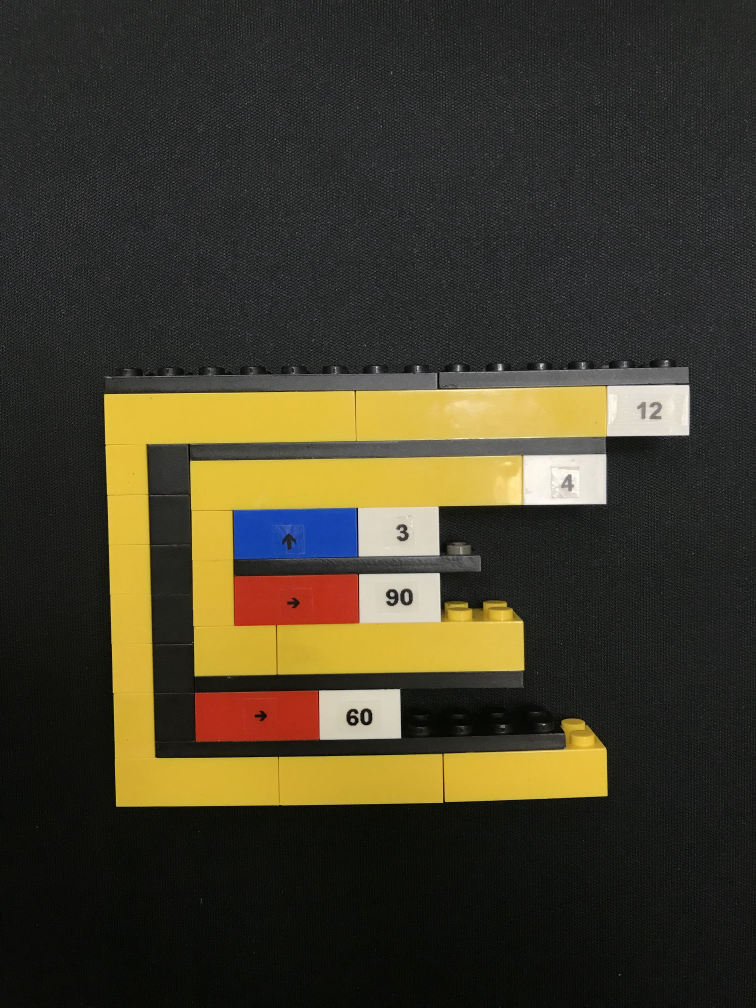
#> input picture positive/alternativementhod/IMG_6138.jpg, 3024 x 4032 px (shown at 1/4 size)
$ python roi.py --image ../IMG_6138.jpg
#> lines starting #> are read from the running program, lines starting #| are printed output that depends on the picture
import numpy as np
import cv2
import argparse

ap = argparse.ArgumentParser()
ap.add_argument("-i", "--image", required=True, help="path to the input image")
args = vars(ap.parse_args())

img = cv2.imread(args["image"])
#> img is the input picture: shape (4032, 3024, 3); mean B, G, R 41.8, 59.4, 65.1

cv2.imshow("block", img[332:381, 269:310])
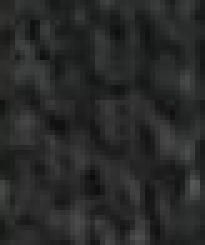
#> window 'block': shape (49, 41, 3) (shown 5 times larger); mean B, G, R 40.8, 41.5, 40.5
cv2.waitKey(0)

$ run again, on positive/alternativementhod/IMG_6141.jpg
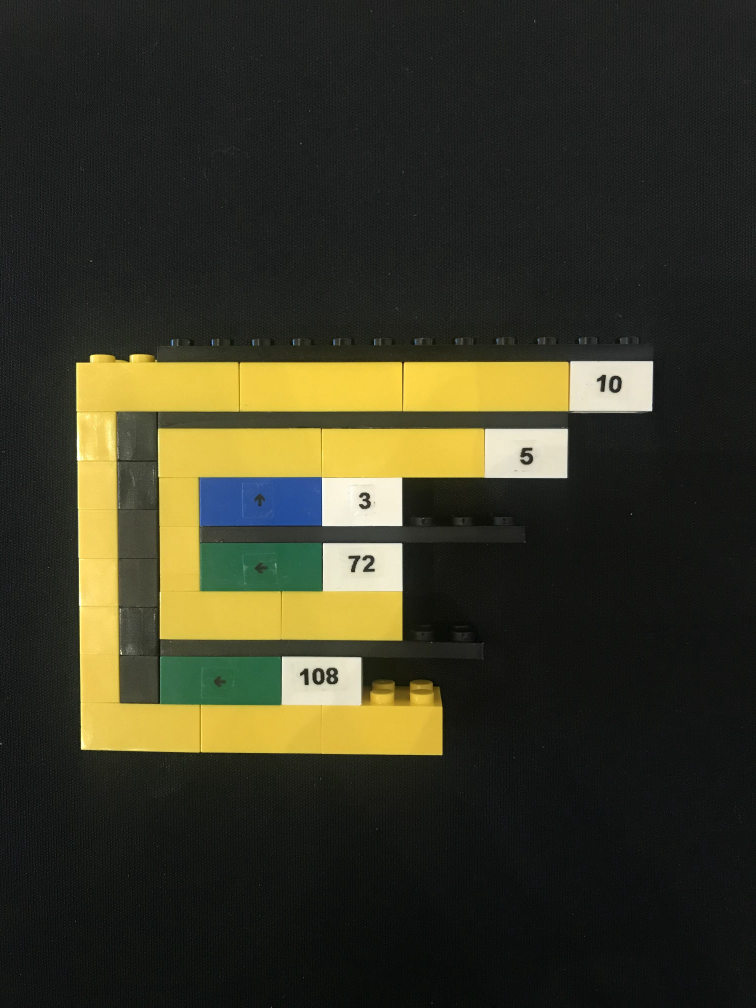
#> input picture positive/alternativementhod/IMG_6141.jpg, 3024 x 4032 px (shown at 1/4 size)
#> img is the input picture: shape (4032, 3024, 3); mean B, G, R 37.5, 54.7, 56
#> `cv2.imshow("block", img[332:381, 269:310])`:
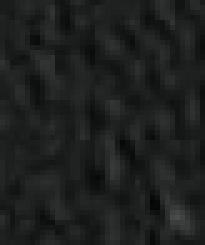
#> window 'block': shape (49, 41, 3) (shown 5 times larger); mean B, G, R 30.6, 31.6, 29.6

$ run again, on positive/alternativementhod/IMG_6142.jpg
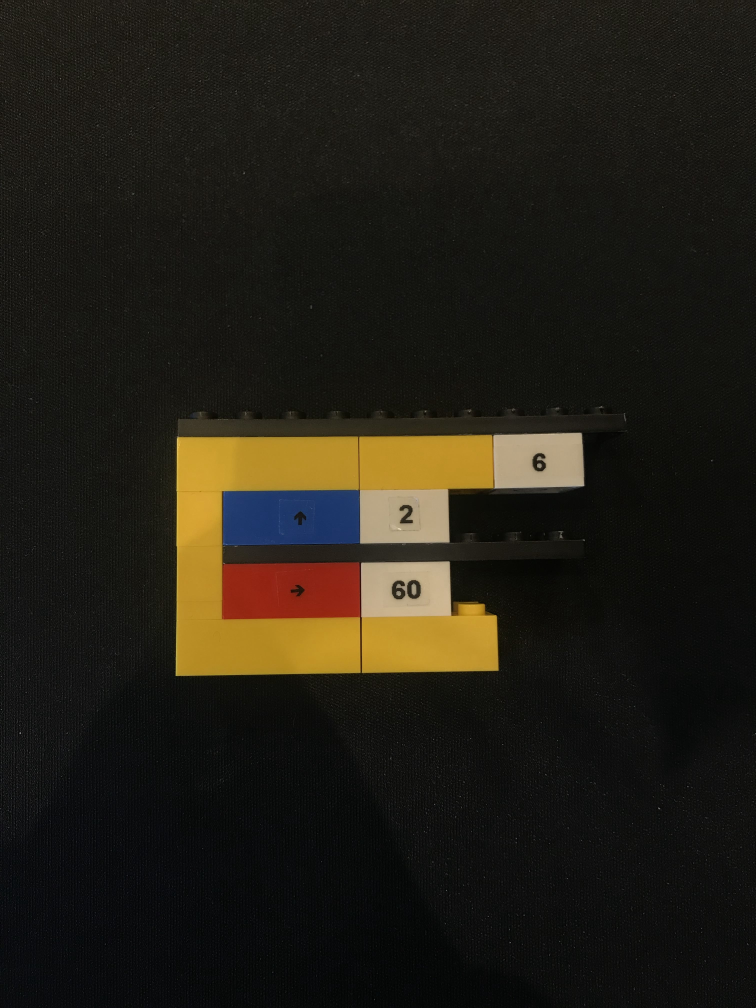
#> input picture positive/alternativementhod/IMG_6142.jpg, 3024 x 4032 px (shown at 1/4 size)
#> img is the input picture: shape (4032, 3024, 3); mean B, G, R 21.1, 29.9, 33.4
#> `cv2.imshow("block", img[332:381, 269:310])`:
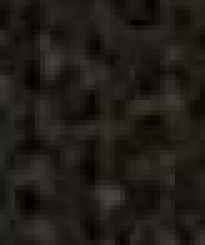
#> window 'block': shape (49, 41, 3) (shown 5 times larger); mean B, G, R 23.5, 28.9, 31.8

$ run again, on positive/alternativementhod/IMG_7504.jpg
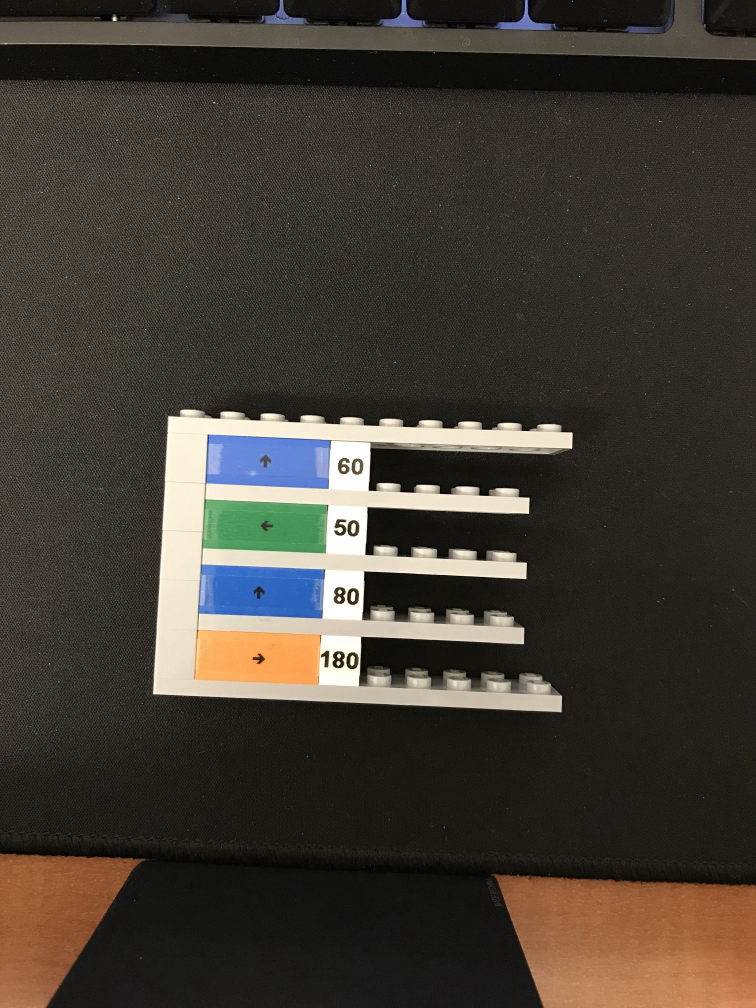
#> input picture positive/alternativementhod/IMG_7504.jpg, 3024 x 4032 px (shown at 1/4 size)
#> img is the input picture: shape (4032, 3024, 3); mean B, G, R 51.8, 59.8, 65.6
#> `cv2.imshow("block", img[332:381, 269:310])`:
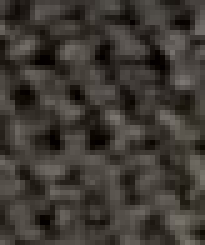
#> window 'block': shape (49, 41, 3) (shown 5 times larger); mean B, G, R 51.9, 57.6, 62.4
